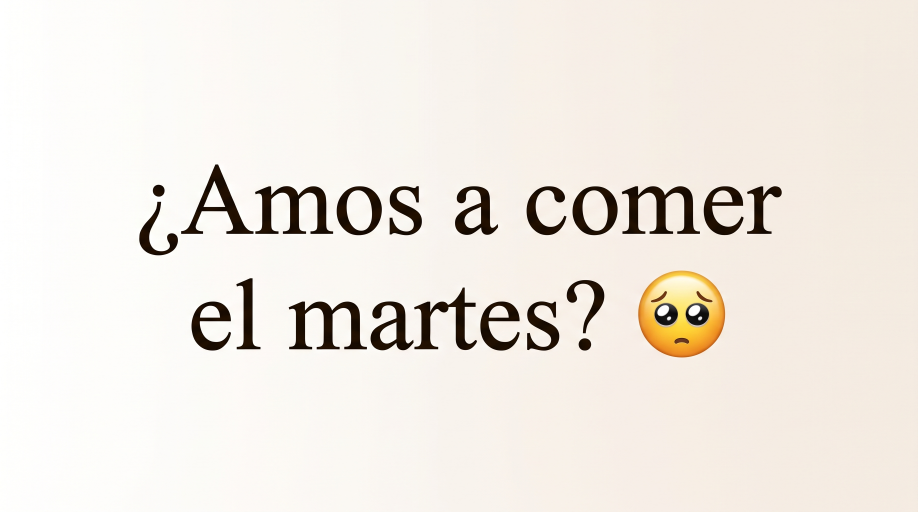
#> input picture Comer.jpg, 2752 x 1536 px (shown at 1/3 size)
$ python imagen.py Comer.jpg 100
#> lines starting #> are read from the running program, lines starting #| are printed output that depends on the picture
#> in image_to_ascii, image is the input picture: PIL image 2752x1536 RGB; mean R, G, B 239.7, 233.8, 226.5
from PIL import Image
import sys
import os

# Caracteres de oscuro a claro (puedes modificarlos)
ASCII_CHARS = "$@B%8&WM#*oahkbdpqwmZO0QLCJUYXzcvunxrjft/\\|()1{}[]?-_+~<>i!lI;:,\"^`'. "

def resize_image(image, new_width=100):
    """Redimensiona la imagen manteniendo la proporción"""
#> called with new_width = 100
    width, height = image.size
#> width = 2752; height = 1536
    ratio = height / width
#> ratio = 0.558
    new_height = int(new_width * ratio * 0.55)  # 0.55 corrige la proporción de los caracteres
#> new_height = 30
    return image.resize((new_width, new_height))
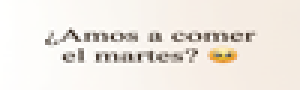
#> returned value: PIL image 100x30 RGB (shown 3 times larger); mean R, G, B 239.6, 233.7, 226.5

def grayify(image):
    """Convierte la imagen a escala de grises"""
    return image.convert("L")
#> returned value: PIL image 100x30 L

def pixels_to_ascii(image):
    """Convierte cada pixel en un carácter ASCII según su brillo"""
    pixels = image.getdata()
    chars = "".join([ASCII_CHARS[pixel * (len(ASCII_CHARS) - 1) // 255] for pixel in pixels])
    return chars

def image_to_ascii(path, width=100):
    """Función principal: carga la imagen y la convierte a ASCII"""
    try:
        image = Image.open(path)
    except Exception as e:
        print(f"Error al abrir la imagen: {e}")
        return

    image = resize_image(image, width)
    image = grayify(image)

    ascii_str = pixels_to_ascii(image)

    # Dividir la cadena en líneas según el ancho
    img_width = image.width
#> img_width = 100
    ascii_img = "\n".join(
        ascii_str[i:i + img_width]
        for i in range(0, len(ascii_str), img_width)
    )

    return ascii_img

if __name__ == "__main__":
    if len(sys.argv) < 2:
        print("Uso: python ascii_art.py <ruta_de_la_imagen> [ancho]")
        print("Ejemplo: python ascii_art.py foto.jpg 120")
        sys.exit(1)

    path = sys.argv[1]
    width = int(sys.argv[2]) if len(sys.argv) > 2 else 100

    if not os.path.exists(path):
        print(f"No se encontró el archivo: {path}")
        sys.exit(1)

    resultado = image_to_ascii(path, width)
    if resultado:
        print(resultado)
